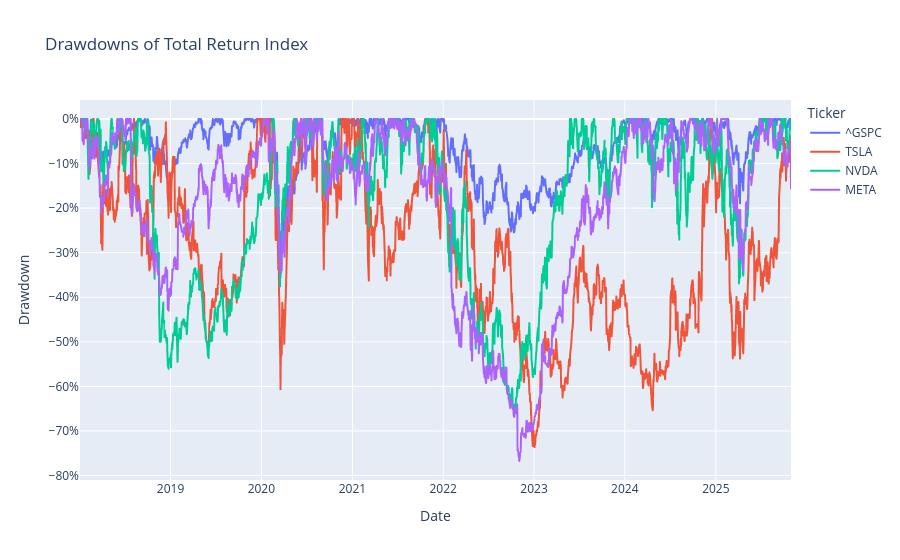

Source (notebook cell):
### Code cell
plot_drawdowns(total_return_idx[non_index_cols], title="Drawdowns of Total Return Index")

### Figure 1 — Plotly figure (JSON) as saved in the notebook; plotly's stock layout.template omitted (floating-point values rounded to 4 significant figures; data arrays with more than 128 entries replaced by an {"elided": "..."} marker saying what was removed)
{"data": [{"hovertemplate": "Ticker=^GSPC<br>Date=%{x}<br>Drawdown=%{y}<extra></extra>", "legendgroup": "^GSPC", "line": {"color": "#636efa", "dash": "solid"}, "marker": {"symbol": "circle"}, "mode": "lines", "name": "^GSPC", "showlegend": true, "type": "scattergl", "x": {"elided": "1969 str values"}, "xaxis": "x", "y": {"elided": "1969 float values"}, "yaxis": "y"}, {"hovertemplate": "Ticker=TSLA<br>Date=%{x}<br>Drawdown=%{y}<extra></extra>", "legendgroup": "TSLA", "line": {"color": "#EF553B", "dash": "solid"}, "marker": {"symbol": "circle"}, "mode": "lines", "name": "TSLA", "showlegend": true, "type": "scattergl", "x": {"elided": "1969 str values"}, "xaxis": "x", "y": {"elided": "1969 float values"}, "yaxis": "y"}, {"hovertemplate": "Ticker=NVDA<br>Date=%{x}<br>Drawdown=%{y}<extra></extra>", "legendgroup": "NVDA", "line": {"color": "#00cc96", "dash": "solid"}, "marker": {"symbol": "circle"}, "mode": "lines", "name": "NVDA", "showlegend": true, "type": "scattergl", "x": {"elided": "1969 str values"}, "xaxis": "x", "y": {"elided": "1969 float values"}, "yaxis": "y"}, {"hovertemplate": "Ticker=META<br>Date=%{x}<br>Drawdown=%{y}<extra></extra>", "legendgroup": "META", "line": {"color": "#ab63fa", "dash": "solid"}, "marker": {"symbol": "circle"}, "mode": "lines", "name": "META", "showlegend": true, "type": "scattergl", "x": {"elided": "1969 str values"}, "xaxis": "x", "y": {"elided": "1969 float values"}, "yaxis": "y"}], "layout": {"legend": {"title": {"text": "Ticker"}, "tracegroupgap": 0}, "title": {"text": "Drawdowns of Total Return Index"}, "xaxis": {"anchor": "y", "domain": [0, 1], "title": {"text": "Date"}}, "yaxis": {"anchor": "x", "domain": [0, 1], "tickformat": ".0%", "title": {"text": "Drawdown"}}}}
